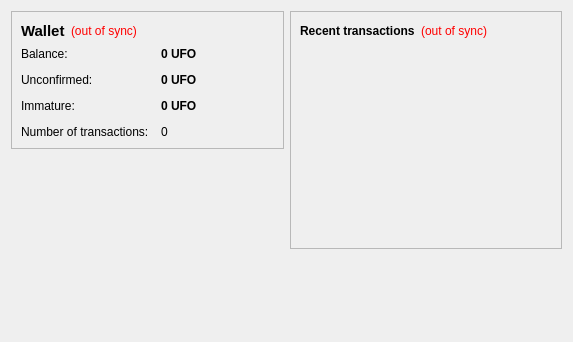
<?xml version="1.0" encoding="UTF-8"?>
<ui version="4.0">
 <class>OverviewPage</class>
 <widget class="QWidget" name="OverviewPage">
  <property name="geometry">
   <rect>
    <x>0</x>
    <y>0</y>
    <width>573</width>
    <height>342</height>
   </rect>
  </property>
  <property name="windowTitle">
   <string>Form</string>
  </property>
  <layout class="QHBoxLayout" name="horizontalLayout" stretch="1,1">
   <item>
    <layout class="QVBoxLayout" name="verticalLayout_2">
     <item>
      <widget class="QFrame" name="frame">
       <property name="frameShape">
        <enum>QFrame::StyledPanel</enum>
       </property>
       <property name="frameShadow">
        <enum>QFrame::Raised</enum>
       </property>
       <layout class="QVBoxLayout" name="verticalLayout_4">
        <item>
         <layout class="QHBoxLayout" name="horizontalLayout_4">
          <item>
           <widget class="QLabel" name="label_5">
            <property name="font">
             <font>
              <pointsize>11</pointsize>
              <weight>75</weight>
              <bold>true</bold>
             </font>
            </property>
            <property name="text">
             <string>Wallet</string>
            </property>
           </widget>
          </item>
          <item>
           <widget class="QLabel" name="labelWalletStatus">
            <property name="toolTip">
             <string>The displayed information may be out of date. Your wallet automatically synchronizes with the UFO network after a connection is established, but this process has not completed yet.</string>
            </property>
            <property name="styleSheet">
             <string notr="true">QLabel { color: red; }</string>
            </property>
            <property name="text">
             <string notr="true">(out of sync)</string>
            </property>
            <property name="alignment">
             <set>Qt::AlignLeading|Qt::AlignLeft|Qt::AlignVCenter</set>
            </property>
           </widget>
          </item>
          <item>
           <spacer name="horizontalSpacer_2">
            <property name="orientation">
             <enum>Qt::Horizontal</enum>
            </property>
            <property name="sizeHint" stdset="0">
             <size>
              <width>40</width>
              <height>20</height>
             </size>
            </property>
           </spacer>
          </item>
         </layout>
        </item>
        <item>
         <layout class="QFormLayout" name="formLayout_2">
          <property name="fieldGrowthPolicy">
           <enum>QFormLayout::AllNonFixedFieldsGrow</enum>
          </property>
          <property name="horizontalSpacing">
           <number>12</number>
          </property>
          <property name="verticalSpacing">
           <number>12</number>
          </property>
          <item row="0" column="0">
           <widget class="QLabel" name="label">
            <property name="text">
             <string>Balance:</string>
            </property>
           </widget>
          </item>
          <item row="0" column="1">
           <widget class="QLabel" name="labelBalance">
            <property name="font">
             <font>
              <weight>75</weight>
              <bold>true</bold>
             </font>
            </property>
            <property name="cursor">
             <cursorShape>IBeamCursor</cursorShape>
            </property>
            <property name="toolTip">
             <string>Your current balance</string>
            </property>
            <property name="text">
             <string notr="true">0 UFO</string>
            </property>
            <property name="textInteractionFlags">
             <set>Qt::LinksAccessibleByMouse|Qt::TextSelectableByKeyboard|Qt::TextSelectableByMouse</set>
            </property>
           </widget>
          </item>
          <item row="1" column="0">
           <widget class="QLabel" name="label_3">
            <property name="text">
             <string>Unconfirmed:</string>
            </property>
           </widget>
          </item>
          <item row="1" column="1">
           <widget class="QLabel" name="labelUnconfirmed">
            <property name="font">
             <font>
              <weight>75</weight>
              <bold>true</bold>
             </font>
            </property>
            <property name="cursor">
             <cursorShape>IBeamCursor</cursorShape>
            </property>
            <property name="toolTip">
             <string>Total of transactions that have yet to be confirmed, and do not yet count toward the current balance</string>
            </property>
            <property name="text">
             <string notr="true">0 UFO</string>
            </property>
            <property name="textInteractionFlags">
             <set>Qt::LinksAccessibleByMouse|Qt::TextSelectableByKeyboard|Qt::TextSelectableByMouse</set>
            </property>
           </widget>
          </item>
          <item row="3" column="0">
           <widget class="QLabel" name="label_2">
            <property name="text">
             <string>Number of transactions:</string>
            </property>
           </widget>
          </item>
          <item row="3" column="1">
           <widget class="QLabel" name="labelNumTransactions">
            <property name="toolTip">
             <string>Total number of transactions in wallet</string>
            </property>
            <property name="text">
             <string notr="true">0</string>
            </property>
           </widget>
          </item>
          <item row="2" column="0">
           <widget class="QLabel" name="labelImmatureText">
            <property name="text">
             <string>Immature:</string>
            </property>
           </widget>
          </item>
          <item row="2" column="1">
           <widget class="QLabel" name="labelImmature">
            <property name="font">
             <font>
              <weight>75</weight>
              <bold>true</bold>
             </font>
            </property>
            <property name="toolTip">
             <string>Mined balance that has not yet matured</string>
            </property>
            <property name="text">
             <string notr="true">0 UFO</string>
            </property>
            <property name="textInteractionFlags">
             <set>Qt::LinksAccessibleByMouse|Qt::TextSelectableByKeyboard|Qt::TextSelectableByMouse</set>
            </property>
           </widget>
          </item>
         </layout>
        </item>
       </layout>
      </widget>
     </item>
     <item>
      <spacer name="verticalSpacer">
       <property name="orientation">
        <enum>Qt::Vertical</enum>
       </property>
       <property name="sizeHint" stdset="0">
        <size>
         <width>20</width>
         <height>40</height>
        </size>
       </property>
      </spacer>
     </item>
    </layout>
   </item>
   <item>
    <layout class="QVBoxLayout" name="verticalLayout_3">
     <item>
      <widget class="QFrame" name="frame_2">
       <property name="frameShape">
        <enum>QFrame::StyledPanel</enum>
       </property>
       <property name="frameShadow">
        <enum>QFrame::Raised</enum>
       </property>
       <layout class="QVBoxLayout" name="verticalLayout">
        <item>
         <layout class="QHBoxLayout" name="horizontalLayout_2">
          <item>
           <widget class="QLabel" name="label_4">
            <property name="text">
             <string>&lt;b&gt;Recent transactions&lt;/b&gt;</string>
            </property>
           </widget>
          </item>
          <item>
           <widget class="QLabel" name="labelTransactionsStatus">
            <property name="toolTip">
             <string>The displayed information may be out of date. Your wallet automatically synchronizes with the UFO network after a connection is established, but this process has not completed yet.</string>
            </property>
            <property name="styleSheet">
             <string notr="true">QLabel { color: red; }</string>
            </property>
            <property name="text">
             <string notr="true">(out of sync)</string>
            </property>
            <property name="alignment">
             <set>Qt::AlignRight|Qt::AlignTrailing|Qt::AlignVCenter</set>
            </property>
           </widget>
          </item>
          <item>
           <spacer name="horizontalSpacer">
            <property name="orientation">
             <enum>Qt::Horizontal</enum>
            </property>
            <property name="sizeHint" stdset="0">
             <size>
              <width>40</width>
              <height>20</height>
             </size>
            </property>
           </spacer>
          </item>
         </layout>
        </item>
        <item>
         <widget class="QListView" name="listTransactions">
          <property name="styleSheet">
           <string notr="true">QListView { background: transparent; }</string>
          </property>
          <property name="frameShape">
           <enum>QFrame::NoFrame</enum>
          </property>
          <property name="verticalScrollBarPolicy">
           <enum>Qt::ScrollBarAlwaysOff</enum>
          </property>
          <property name="horizontalScrollBarPolicy">
           <enum>Qt::ScrollBarAlwaysOff</enum>
          </property>
          <property name="selectionMode">
           <enum>QAbstractItemView::NoSelection</enum>
          </property>
         </widget>
        </item>
       </layout>
      </widget>
     </item>
     <item>
      <spacer name="verticalSpacer_2">
       <property name="orientation">
        <enum>Qt::Vertical</enum>
       </property>
       <property name="sizeHint" stdset="0">
        <size>
         <width>20</width>
         <height>40</height>
        </size>
       </property>
      </spacer>
     </item>
    </layout>
   </item>
  </layout>
 </widget>
 <resources/>
 <connections/>
</ui>
